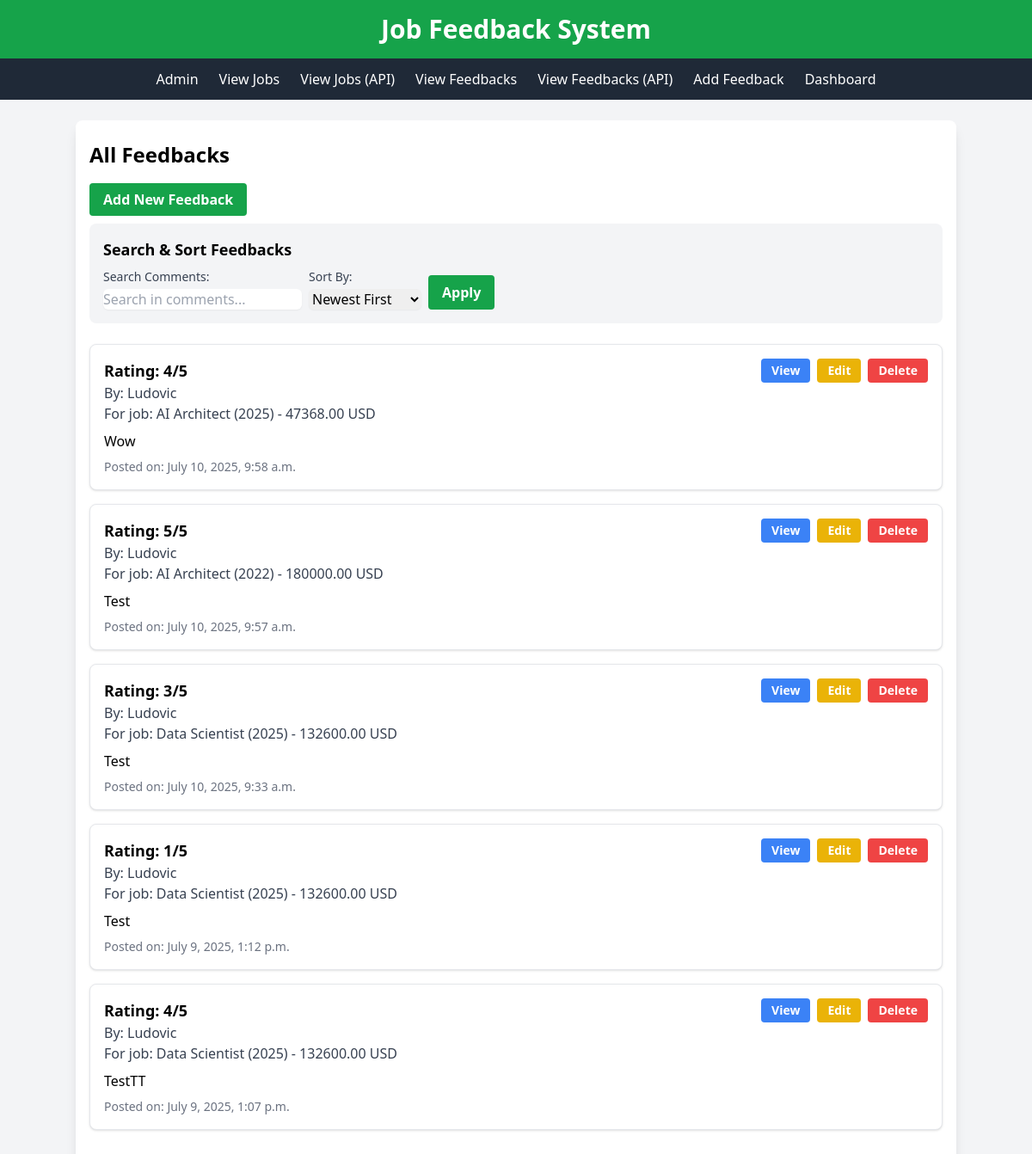
/feedbacks/, run on the app's committed database.
### feedbacks/models.py (models this page shows, shortened)
class Feedbacks(models.Model):
    job = models.ForeignKey(JobRecord, on_delete=models.CASCADE, related_name='feedbacks')
    author = models.ForeignKey(Candidate, on_delete=models.CASCADE, related_name='feedbacks')
    comment = models.TextField()
    rating = models.IntegerField(validators=[MinValueValidator(1), MaxValueValidator(5)])
    created_at = models.DateTimeField(auto_now_add=True)

### jobs/models.py (models this page shows)
class Candidate(models.Model):
    name = models.CharField(max_length=255)
    email = models.EmailField(unique=True)
    location = models.CharField(max_length=100)
    def __str__(self):
        return self.name

class JobRecord(models.Model):
    CURRENCY_CHOICES = [
        ('USD', 'US Dollar'),
        ('EUR', 'Euro'),
        ('GBP', 'British Pound'),
    ]
    COMPANY_SIZE_CHOICES = [
        ('S', 'Small'),
        ('M', 'Medium'),
        ('L', 'Large'),
    ]
    work_year = models.IntegerField()
    experience_level = models.ForeignKey(Contract, on_delete=models.CASCADE, related_name='experience_jobs')
    employment_type = models.ForeignKey(Contract, on_delete=models.CASCADE, related_name='employment_jobs')
    job_title = models.ForeignKey(JobTitle, on_delete=models.CASCADE)
    salary = models.DecimalField(max_digits=12, decimal_places=2)
    salary_currency = models.CharField(max_length=3, choices=CURRENCY_CHOICES)
    salary_in_usd = models.DecimalField(max_digits=12, decimal_places=2)
    employee_residence = models.ForeignKey(Location, on_delete=models.CASCADE, related_name='employee_jobs')
    remote_ratio = models.IntegerField()
    company_location = models.ForeignKey(Location, on_delete=models.CASCADE, related_name='company_jobs')
    company_size = models.CharField(max_length=1, choices=COMPANY_SIZE_CHOICES)
    class Meta:
        unique_together = ('job_title', 'work_year', 'company_location')
    skills = models.ManyToManyField(Skill, blank=True)
    industry = models.ForeignKey(Industry, on_delete=models.SET_NULL, null=True, blank=True)
    candidate = models.ForeignKey(Candidate, on_delete=models.CASCADE, null=True, blank=True)
    def __str__(self):
        return f"{self.job_title} ({self.work_year}) - {self.salary_in_usd} USD"

class JobTitle(models.Model):
    name = models.CharField(max_length=255, unique=True)
    def __str__(self):
        return self.name

### feedbacks/views.py (the view)
# urls.py: path('', views.feedback_list, name='feedback_list'),
def feedback_list(request):
    search_query = request.GET.get('search', '')
    sort_by = request.GET.get('sort', '-created_at')  # Default sort by newest
    page = request.GET.get('page', 1)  # Get the page parameter, default to 1
    feedbacks = Feedbacks.objects.all()
    if search_query:
        feedbacks = feedbacks.filter(comment__icontains=search_query)
    feedbacks = feedbacks.order_by(sort_by)
    paginator = Paginator(feedbacks, 10)  # Show 10 feedbacks per page
    try:
        feedbacks_page = paginator.page(page)
    except PageNotAnInteger:
        feedbacks_page = paginator.page(1)
    except EmptyPage:
        feedbacks_page = paginator.page(paginator.num_pages)
    context = {
        'feedbacks': feedbacks_page,
        'search_query': search_query,
        'sort_by': sort_by,
    }
    return render(request, 'feedbacks/feedback_list.html', context)

### feedbacks/templates/feedbacks/feedback_list.html (shortened to what this page needs)
{% extends "base.html" %}
{% block content %}
    <h1 class="text-2xl font-bold mb-6">All Feedbacks</h1>
    <div class="mb-4">
        <a href="{% url 'feedback_create' %}" class="bg-green-600 hover:bg-green-700 text-white font-bold py-2 px-4 rounded focus:outline-none focus:shadow-outline transition duration-300">Add New Feedback</a>
    </div>
    <div class="bg-gray-100 p-4 rounded-lg mb-6">
        <h3 class="text-lg font-semibold mb-2">Search & Sort Feedbacks</h3>
        <form method="get" class="flex flex-wrap items-end gap-2">
            <div class="w-full md:w-auto">
                <label for="search" class="block text-sm font-medium text-gray-700 mb-1">Search Comments:</label>
                <input type="text" name="search" id="search" value="{{ search_query }}" placeholder="Search in comments..." class="w-full md:w-auto rounded-md border-gray-300 shadow-sm focus:border-green-500 focus:ring focus:ring-green-200 focus:ring-opacity-50">
            </div>
            <div class="w-full md:w-auto">
                <label for="sort" class="block text-sm font-medium text-gray-700 mb-1">Sort By:</label>
                <select name="sort" id="sort" class="w-full md:w-auto rounded-md border-gray-300 shadow-sm focus:border-green-500 focus:ring focus:ring-green-200 focus:ring-opacity-50">
                    <option value="-created_at">Newest First</option>
                </select>
            </div>
            <button type="submit" class="bg-green-600 hover:bg-green-700 text-white font-bold py-2 px-4 rounded focus:outline-none focus:shadow-outline transition duration-300">Apply</button>
        </form>
    </div>
    {% if feedbacks %}
        <div class="space-y-4">
            {% for feedback in feedbacks %}
                <div class="bg-white p-4 rounded-lg shadow border border-gray-200">
                    <div class="flex justify-between items-start">
                        <div>
                            <p class="font-bold text-lg">Rating: {{ feedback.rating }}/5</p>
                            <p class="text-gray-700">By: {{ feedback.author }}</p>
                            <p class="text-gray-700">For job: {{ feedback.job }}</p>
                            <p class="my-2">{{ feedback.comment }}</p>
                            <p class="text-sm text-gray-500">Posted on: {{ feedback.created_at }}</p>
                        </div>
                        <div class="flex space-x-2">
                            <a href="{% url 'feedback_detail' feedback.pk %}" class="bg-blue-500 hover:bg-blue-700 text-white font-bold py-1 px-3 rounded text-sm">View</a>
                            <a href="{% url 'feedback_update' feedback.pk %}" class="bg-yellow-500 hover:bg-yellow-700 text-white font-bold py-1 px-3 rounded text-sm">Edit</a>
                            <a href="{% url 'feedback_delete' feedback.pk %}" class="bg-red-500 hover:bg-red-700 text-white font-bold py-1 px-3 rounded text-sm">Delete</a>
                        </div>
                    </div>
                </div>
            {% endfor %}
        </div>
    {% else %}
        <p class="text-gray-600 italic">No feedbacks found{% if search_query %} matching "{{ search_query }}"{% endif %}.</p>
    {% endif %}
{% endblock %}

### data on the page
Feedbacks: rating "4", author "Ludovic", job "AI Architect (2025) - 47368.00 USD", comment "Wow", created_at "July 10, 2025, 9:58 a.m."
Feedbacks: rating "5", author "Ludovic", job "AI Architect (2022) - 180000.00 USD", comment "Test", created_at "July 10, 2025, 9:57 a.m."
Feedbacks: rating "3", author "Ludovic", job "Data Scientist (2025) - 132600.00 USD", comment "Test", created_at "July 10, 2025, 9:33 a.m."
Feedbacks: rating "1", author "Ludovic", job "Data Scientist (2025) - 132600.00 USD", comment "Test", created_at "July 9, 2025, 1:12 p.m."
Feedbacks: rating "4", author "Ludovic", job "Data Scientist (2025) - 132600.00 USD", comment "TestTT", created_at "July 9, 2025, 1:07 p.m."
